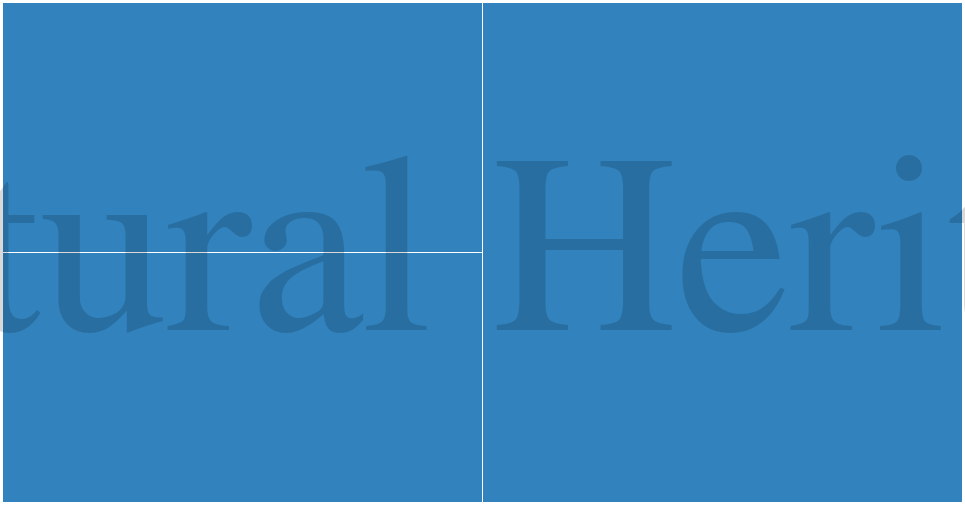

This figure's notebook cell:
### Code cell
from IPython.display import display
import json


display({"application/vnd.vega.v5+json": json.loads(treemap_test_spec)}, raw=True)

### Figure 1 — Vega specification as saved in the notebook (floating-point values rounded to 4 significant figures)
{"$schema": "https://vega.github.io/schema/vega/v5.json", "autosize": "none", "data": [{"name": "tree", "transform": [{"key": "id", "parentKey": "parent", "type": "stratify"}, {"field": "size", "method": {"signal": "layout"}, "ratio": {"signal": "aspectRatio"}, "round": true, "size": [{"signal": "width"}, {"signal": "height"}], "sort": {"field": "value"}, "type": "treemap"}], "values": [{"children": 3, "depth": 0, "id": 1, "name": "Cultural Heritage", "x0": 0, "x1": 960, "y0": 0, "y1": 500}, {"children": 0, "depth": 1, "id": 2, "name": "Library", "parent": 1, "size": 1000, "x0": 0, "x1": 480, "y0": 0, "y1": 250}, {"children": 0, "depth": 1, "id": 3, "name": "Archive", "parent": 1, "size": 1000, "x0": 0, "x1": 480, "y0": 250, "y1": 500}, {"children": 0, "depth": 1, "id": 4, "name": "Museum", "parent": 1, "size": 2000, "x0": 480, "x1": 960, "y0": 0, "y1": 500}]}, {"name": "nodes", "source": "tree", "transform": [{"expr": "datum.children", "type": "filter"}]}, {"name": "leaves", "source": "tree", "transform": [{"expr": "!datum.children", "type": "filter"}]}], "description": "An example of treemap layout for hierarchical data.", "height": 500, "marks": [{"encode": {"enter": {"fill": {"field": "name", "scale": "color"}}, "update": {"x": {"field": "x0"}, "x2": {"field": "x1"}, "y": {"field": "y0"}, "y2": {"field": "y1"}}}, "from": {"data": "nodes"}, "interactive": false, "type": "rect"}, {"encode": {"enter": {"stroke": {"value": "#fff"}}, "hover": {"fill": {"value": "red"}}, "update": {"fill": {"value": "transparent"}, "x": {"field": "x0"}, "x2": {"field": "x1"}, "y": {"field": "y0"}, "y2": {"field": "y1"}}}, "from": {"data": "leaves"}, "type": "rect"}, {"encode": {"enter": {"align": {"value": "center"}, "baseline": {"value": "middle"}, "fill": {"value": "#000"}, "fillOpacity": {"field": "depth", "scale": "opacity"}, "font": {"value": "Helvetica Neue, Arial"}, "fontSize": {"field": "depth", "scale": "size"}, "text": {"field": "name"}}, "update": {"x": {"signal": "0.5 * (datum.x0 + datum.x1)"}, "y": {"signal": "0.5 * (datum.y0 + datum.y1)"}}}, "from": {"data": "nodes"}, "interactive": false, "type": "text"}], "padding": 2.5, "scales": [{"domain": {"data": "nodes", "field": "name"}, "name": "color", "range": ["#3182bd", "#6baed6", "#9ecae1", "#c6dbef", "#e6550d", "#fd8d3c", "#fdae6b", "#fdd0a2", "#31a354", "#74c476", "#a1d99b", "#c7e9c0", "#756bb1", "#9e9ac8", "#bcbddc", "#dadaeb", "#636363", "#969696", "#bdbdbd", "#d9d9d9"], "type": "ordinal"}, {"domain": [0, 1, 2, 3], "name": "size", "range": [256, 28, 20, 14], "type": "ordinal"}, {"domain": [0, 1, 2, 3], "name": "opacity", "range": [0.15, 0.5, 0.8, 1], "type": "ordinal"}], "signals": [{"bind": {"input": "select", "options": ["squarify", "binary", "slicedice"]}, "name": "layout", "value": "squarify"}, {"bind": {"input": "range", "max": 5, "min": 1, "step": 0.1}, "name": "aspectRatio", "value": 1.6}], "width": 960}
